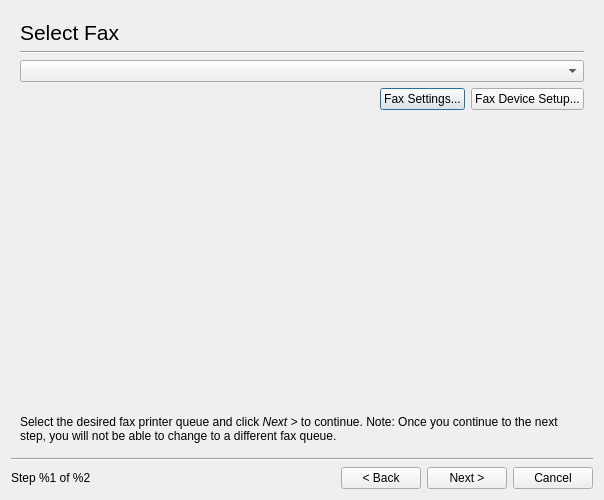
<ui version="4.0" >
 <class>Dialog</class>
 <widget class="QDialog" name="Dialog" >
  <property name="windowModality" >
   <enum>Qt::ApplicationModal</enum>
  </property>
  <property name="geometry" >
   <rect>
    <x>0</x>
    <y>0</y>
    <width>600</width>
    <height>500</height>
   </rect>
  </property>
  <property name="windowTitle" >
   <string>HP Device Manager - Send Fax</string>
  </property>
  <layout class="QGridLayout" >
   <item row="0" column="0" colspan="5" >
    <widget class="QStackedWidget" name="StackedWidget" >
     <property name="frameShape" >
      <enum>QFrame::NoFrame</enum>
     </property>
     <property name="currentIndex" >
      <number>0</number>
     </property>
     <widget class="QWidget" name="SelectFax" >
      <layout class="QGridLayout" >
       <item row="0" column="0" >
        <widget class="QLabel" name="label_8" >
         <property name="font" >
          <font>
           <pointsize>16</pointsize>
          </font>
         </property>
         <property name="text" >
          <string>Select Fax</string>
         </property>
        </widget>
       </item>
       <item row="1" column="0" >
        <widget class="Line" name="line_4" >
         <property name="orientation" >
          <enum>Qt::Horizontal</enum>
         </property>
        </widget>
       </item>
       <item row="2" column="0" >
        <layout class="QGridLayout" >
         <item row="0" column="0" colspan="3" >
          <widget class="PrinterNameComboBox" name="FaxComboBox" />
         </item>
         <item row="1" column="0" >
          <spacer>
           <property name="orientation" >
            <enum>Qt::Horizontal</enum>
           </property>
           <property name="sizeHint" >
            <size>
             <width>20</width>
             <height>20</height>
            </size>
           </property>
          </spacer>
         </item>
         <item row="1" column="1" >
          <widget class="QPushButton" name="FaxOptionsButton" >
           <property name="sizePolicy" >
            <sizepolicy vsizetype="Fixed" hsizetype="Minimum" >
             <horstretch>0</horstretch>
             <verstretch>0</verstretch>
            </sizepolicy>
           </property>
           <property name="text" >
            <string>Fax Settings...</string>
           </property>
          </widget>
         </item>
         <item row="1" column="2" >
          <widget class="QPushButton" name="FaxSetupButton" >
           <property name="sizePolicy" >
            <sizepolicy vsizetype="Fixed" hsizetype="Minimum" >
             <horstretch>0</horstretch>
             <verstretch>0</verstretch>
            </sizepolicy>
           </property>
           <property name="text" >
            <string>Fax Device Setup...</string>
           </property>
          </widget>
         </item>
        </layout>
       </item>
       <item row="3" column="0" >
        <spacer>
         <property name="orientation" >
          <enum>Qt::Vertical</enum>
         </property>
         <property name="sizeHint" >
          <size>
           <width>564</width>
           <height>221</height>
          </size>
         </property>
        </spacer>
       </item>
       <item row="4" column="0" >
        <widget class="QLabel" name="label_12" >
         <property name="text" >
          <string>&lt;html>&lt;head>&lt;meta name="qrichtext" content="1" />&lt;style type="text/css">
p, li { white-space: pre-wrap; }
&lt;/style>&lt;/head>&lt;body style=" font-family:'Sans Serif'; font-size:9pt; font-weight:400; font-style:normal;">
&lt;p style=" margin-top:0px; margin-bottom:0px; margin-left:0px; margin-right:0px; -qt-block-indent:0; text-indent:0px;">Select the desired fax printer queue and click &lt;span style=" font-style:italic;">Next &amp;gt;&lt;/span> to continue. Note: Once you continue to the next step, you will not be able to change to a different fax queue.&lt;/p>&lt;/body>&lt;/html></string>
         </property>
         <property name="wordWrap" >
          <bool>true</bool>
         </property>
        </widget>
       </item>
      </layout>
     </widget>
     <widget class="QWidget" name="CoverPage" >
      <layout class="QGridLayout" >
       <item row="0" column="0" >
        <widget class="QLabel" name="label_3" >
         <property name="font" >
          <font>
           <pointsize>16</pointsize>
          </font>
         </property>
         <property name="text" >
          <string>Select and Edit Fax Coverpage (Optional)</string>
         </property>
        </widget>
       </item>
       <item row="1" column="0" >
        <widget class="Line" name="line_2" >
         <property name="orientation" >
          <enum>Qt::Horizontal</enum>
         </property>
        </widget>
       </item>
       <item row="2" column="0" >
        <widget class="QGroupBox" name="CoverPageGroupBox" >
         <property name="title" >
          <string>Include Coverpage</string>
         </property>
         <property name="checkable" >
          <bool>true</bool>
         </property>
         <property name="checked" >
          <bool>false</bool>
         </property>
         <layout class="QGridLayout" >
          <item rowspan="2" row="0" column="0" >
           <layout class="QGridLayout" >
            <item row="0" column="0" colspan="4" >
             <widget class="QLabel" name="label_18" >
              <property name="text" >
               <string>Coverpage design preview:</string>
              </property>
             </widget>
            </item>
            <item row="1" column="0" colspan="4" >
             <widget class="QLabel" name="CoverPagePreview" >
              <property name="sizePolicy" >
               <sizepolicy vsizetype="Fixed" hsizetype="Fixed" >
                <horstretch>0</horstretch>
                <verstretch>0</verstretch>
               </sizepolicy>
              </property>
              <property name="minimumSize" >
               <size>
                <width>164</width>
                <height>228</height>
               </size>
              </property>
              <property name="maximumSize" >
               <size>
                <width>164</width>
                <height>228</height>
               </size>
              </property>
              <property name="frameShape" >
               <enum>QFrame::Box</enum>
              </property>
              <property name="text" >
               <string/>
              </property>
             </widget>
            </item>
            <item row="2" column="0" >
             <spacer>
              <property name="orientation" >
               <enum>Qt::Horizontal</enum>
              </property>
              <property name="sizeType" >
               <enum>QSizePolicy::Preferred</enum>
              </property>
              <property name="sizeHint" >
               <size>
                <width>16</width>
                <height>20</height>
               </size>
              </property>
             </spacer>
            </item>
            <item row="2" column="1" >
             <widget class="QPushButton" name="PrevCoverPageButton" >
              <property name="text" >
               <string/>
              </property>
             </widget>
            </item>
            <item row="2" column="2" >
             <widget class="QPushButton" name="NextCoverPageButton" >
              <property name="text" >
               <string/>
              </property>
             </widget>
            </item>
            <item row="2" column="3" >
             <spacer>
              <property name="orientation" >
               <enum>Qt::Horizontal</enum>
              </property>
              <property name="sizeType" >
               <enum>QSizePolicy::Preferred</enum>
              </property>
              <property name="sizeHint" >
               <size>
                <width>31</width>
                <height>20</height>
               </size>
              </property>
             </spacer>
            </item>
            <item row="3" column="1" >
             <spacer>
              <property name="orientation" >
               <enum>Qt::Vertical</enum>
              </property>
              <property name="sizeHint" >
               <size>
                <width>20</width>
                <height>21</height>
               </size>
              </property>
             </spacer>
            </item>
           </layout>
          </item>
          <item row="0" column="1" >
           <layout class="QVBoxLayout" >
            <item>
             <widget class="QLabel" name="label_16" >
              <property name="text" >
               <string>Regarding:</string>
              </property>
             </widget>
            </item>
            <item>
             <widget class="QLineEdit" name="RegardingEdit" />
            </item>
           </layout>
          </item>
          <item row="1" column="1" >
           <layout class="QGridLayout" >
            <item row="0" column="0" >
             <widget class="QLabel" name="label_17" >
              <property name="text" >
               <string>Optional Message: (max. 2000 characters or 32 preformatted lines)</string>
              </property>
             </widget>
            </item>
            <item row="1" column="0" >
             <widget class="QTextEdit" name="MessageEdit" />
            </item>
            <item row="2" column="0" >
             <widget class="QCheckBox" name="PreserveFormattingCheckBox" >
              <property name="text" >
               <string>Preformatted (preserve formatting)</string>
              </property>
             </widget>
            </item>
           </layout>
          </item>
         </layout>
        </widget>
       </item>
       <item row="3" column="0" >
        <widget class="QLabel" name="label_13" >
         <property name="text" >
          <string>&lt;html>&lt;head>&lt;meta name="qrichtext" content="1" />&lt;style type="text/css">
p, li { white-space: pre-wrap; }
&lt;/style>&lt;/head>&lt;body style=" font-family:'Sans Serif'; font-size:9pt; font-weight:400; font-style:normal;">
&lt;p style=" margin-top:0px; margin-bottom:0px; margin-left:0px; margin-right:0px; -qt-block-indent:0; text-indent:0px;">To send a fax without a coverpage, click &lt;span style=" font-style:italic;">Next &amp;gt;&lt;/span>.&lt;/p>&lt;/body>&lt;/html></string>
         </property>
        </widget>
       </item>
      </layout>
     </widget>
     <widget class="QWidget" name="SelectFiles" >
      <layout class="QGridLayout" >
       <item row="0" column="0" >
        <widget class="QLabel" name="label_2" >
         <property name="font" >
          <font>
           <pointsize>16</pointsize>
          </font>
         </property>
         <property name="text" >
          <string>Select Files to Send</string>
         </property>
         <property name="wordWrap" >
          <bool>true</bool>
         </property>
        </widget>
       </item>
       <item row="1" column="0" >
        <widget class="Line" name="line" >
         <property name="orientation" >
          <enum>Qt::Horizontal</enum>
         </property>
        </widget>
       </item>
       <item row="2" column="0" >
        <widget class="FileTable" native="1" name="FilesTable" >
         <property name="sizePolicy" >
          <sizepolicy vsizetype="Expanding" hsizetype="Expanding" >
           <horstretch>0</horstretch>
           <verstretch>0</verstretch>
          </sizepolicy>
         </property>
        </widget>
       </item>
       <item row="3" column="0" >
        <widget class="QLabel" name="label_19" >
         <property name="text" >
          <string>Note: You may also add files to the fax by printing from any application to the '%1' fax printer.</string>
         </property>
         <property name="wordWrap" >
          <bool>true</bool>
         </property>
        </widget>
       </item>
      </layout>
     </widget>
     <widget class="QWidget" name="SelectRecipients" >
      <layout class="QGridLayout" >
       <item row="0" column="0" >
        <widget class="QLabel" name="label_4" >
         <property name="font" >
          <font>
           <pointsize>16</pointsize>
          </font>
         </property>
         <property name="text" >
          <string>Select Fax Recipients</string>
         </property>
        </widget>
       </item>
       <item row="1" column="0" >
        <widget class="Line" name="line_3" >
         <property name="orientation" >
          <enum>Qt::Horizontal</enum>
         </property>
        </widget>
       </item>
       <item row="2" column="0" >
        <widget class="QGroupBox" name="groupBox_4" >
         <property name="title" >
          <string>Recipients</string>
         </property>
         <layout class="QGridLayout" >
          <item row="0" column="0" colspan="5" >
           <widget class="QTableWidget" name="RecipientsTable" />
          </item>
          <item row="1" column="0" >
           <widget class="QPushButton" name="RemoveRecipientButton" >
            <property name="text" >
             <string>Remove</string>
            </property>
           </widget>
          </item>
          <item row="1" column="1" >
           <widget class="QPushButton" name="MoveRecipientUpButton" >
            <property name="text" >
             <string>Move Up</string>
            </property>
           </widget>
          </item>
          <item row="1" column="2" >
           <widget class="QPushButton" name="MoveRecipientDownButton" >
            <property name="text" >
             <string>Move Down</string>
            </property>
           </widget>
          </item>
          <item row="1" column="3" >
           <spacer>
            <property name="orientation" >
             <enum>Qt::Horizontal</enum>
            </property>
            <property name="sizeHint" >
             <size>
              <width>40</width>
              <height>20</height>
             </size>
            </property>
           </spacer>
          </item>
          <item row="1" column="4" >
           <widget class="QPushButton" name="FABButton" >
            <property name="text" >
             <string>Fax Address Book...</string>
            </property>
           </widget>
          </item>
         </layout>
        </widget>
       </item>
       <item row="3" column="0" >
        <widget class="QGroupBox" name="groupBox" >
         <property name="title" >
          <string>Add Recipients or Groups from the Fax Address Book</string>
         </property>
         <layout class="QGridLayout" >
          <item row="0" column="0" >
           <layout class="QHBoxLayout" >
            <item>
             <widget class="QLabel" name="label" >
              <property name="text" >
               <string>Add an individual:</string>
              </property>
             </widget>
            </item>
            <item>
             <spacer>
              <property name="orientation" >
               <enum>Qt::Horizontal</enum>
              </property>
              <property name="sizeType" >
               <enum>QSizePolicy::Preferred</enum>
              </property>
              <property name="sizeHint" >
               <size>
                <width>40</width>
                <height>20</height>
               </size>
              </property>
             </spacer>
            </item>
            <item>
             <widget class="QComboBox" name="AddIndividualComboBox" >
              <property name="sizePolicy" >
               <sizepolicy vsizetype="Fixed" hsizetype="Expanding" >
                <horstretch>0</horstretch>
                <verstretch>0</verstretch>
               </sizepolicy>
              </property>
             </widget>
            </item>
            <item>
             <widget class="QPushButton" name="AddIndividualButton" >
              <property name="text" >
               <string>Add</string>
              </property>
             </widget>
            </item>
           </layout>
          </item>
          <item row="1" column="0" >
           <layout class="QHBoxLayout" >
            <item>
             <widget class="QLabel" name="label_5" >
              <property name="text" >
               <string>Add a group:</string>
              </property>
             </widget>
            </item>
            <item>
             <spacer>
              <property name="orientation" >
               <enum>Qt::Horizontal</enum>
              </property>
              <property name="sizeType" >
               <enum>QSizePolicy::Preferred</enum>
              </property>
              <property name="sizeHint" >
               <size>
                <width>40</width>
                <height>20</height>
               </size>
              </property>
             </spacer>
            </item>
            <item>
             <widget class="QComboBox" name="AddGroupComboBox" >
              <property name="sizePolicy" >
               <sizepolicy vsizetype="Fixed" hsizetype="Expanding" >
                <horstretch>0</horstretch>
                <verstretch>0</verstretch>
               </sizepolicy>
              </property>
             </widget>
            </item>
            <item>
             <widget class="QPushButton" name="AddGroupButton" >
              <property name="text" >
               <string>Add</string>
              </property>
             </widget>
            </item>
           </layout>
          </item>
         </layout>
        </widget>
       </item>
       <item row="4" column="0" >
        <widget class="QGroupBox" name="groupBox_3" >
         <property name="title" >
          <string>Quick Add an Individual Recipient (recipient will automatically be added to fax address book)</string>
         </property>
         <layout class="QGridLayout" >
          <item row="0" column="0" >
           <layout class="QHBoxLayout" >
            <item>
             <widget class="QLabel" name="label_6" >
              <property name="text" >
               <string>Name:</string>
              </property>
             </widget>
            </item>
            <item>
             <widget class="QLineEdit" name="QuickAddNameEdit" />
            </item>
            <item>
             <widget class="QLabel" name="label_7" >
              <property name="text" >
               <string>Fax Number:</string>
              </property>
             </widget>
            </item>
            <item>
             <widget class="QLineEdit" name="QuickAddFaxEdit" />
            </item>
            <item>
             <widget class="QPushButton" name="QuickAddButton" >
              <property name="text" >
               <string>Add</string>
              </property>
             </widget>
            </item>
           </layout>
          </item>
         </layout>
        </widget>
       </item>
      </layout>
     </widget>
     <widget class="QWidget" name="SendFax" >
      <layout class="QGridLayout" >
       <item row="0" column="0" >
        <widget class="QLabel" name="label_9" >
         <property name="font" >
          <font>
           <pointsize>16</pointsize>
          </font>
         </property>
         <property name="text" >
          <string>Send Fax</string>
         </property>
        </widget>
       </item>
       <item row="1" column="0" >
        <widget class="Line" name="line_5" >
         <property name="orientation" >
          <enum>Qt::Horizontal</enum>
         </property>
        </widget>
       </item>
       <item row="2" column="0" >
        <widget class="QLabel" name="label_10" >
         <property name="text" >
          <string>Status:</string>
         </property>
        </widget>
       </item>
       <item row="3" column="0" >
        <widget class="QListWidget" name="StatusList" />
       </item>
       <item row="4" column="0" >
        <widget class="QLabel" name="label_15" >
         <property name="text" >
          <string>&lt;html>&lt;head>&lt;meta name="qrichtext" content="1" />&lt;style type="text/css">
p, li { white-space: pre-wrap; }
&lt;/style>&lt;/head>&lt;body style=" font-family:'Sans Serif'; font-size:9pt; font-weight:400; font-style:normal;">
&lt;p style=" margin-top:0px; margin-bottom:0px; margin-left:0px; margin-right:0px; -qt-block-indent:0; text-indent:0px;">Click &lt;span style=" font-style:italic;">Send Fax&lt;/span> to start the fax transmission.&lt;/p>&lt;/body>&lt;/html></string>
         </property>
        </widget>
       </item>
      </layout>
     </widget>
    </widget>
   </item>
   <item row="1" column="0" colspan="5" >
    <widget class="Line" name="line_6" >
     <property name="orientation" >
      <enum>Qt::Horizontal</enum>
     </property>
    </widget>
   </item>
   <item row="2" column="0" >
    <widget class="QLabel" name="StepText" >
     <property name="text" >
      <string>Step %1 of %2</string>
     </property>
    </widget>
   </item>
   <item row="2" column="1" >
    <spacer>
     <property name="orientation" >
      <enum>Qt::Horizontal</enum>
     </property>
     <property name="sizeHint" >
      <size>
       <width>231</width>
       <height>20</height>
      </size>
     </property>
    </spacer>
   </item>
   <item row="2" column="2" >
    <widget class="QPushButton" name="BackButton" >
     <property name="text" >
      <string>&lt; Back</string>
     </property>
    </widget>
   </item>
   <item row="2" column="3" >
    <widget class="QPushButton" name="NextButton" >
     <property name="text" >
      <string>Next ></string>
     </property>
    </widget>
   </item>
   <item row="2" column="4" >
    <widget class="QPushButton" name="CancelButton" >
     <property name="text" >
      <string>Cancel</string>
     </property>
    </widget>
   </item>
  </layout>
 </widget>
 <customwidgets>
  <customwidget>
   <class>FileTable</class>
   <extends>QWidget</extends>
   <header>filetable.h</header>
   <container>1</container>
  </customwidget>
  <customwidget>
   <class>PrinterNameComboBox</class>
   <extends>QComboBox</extends>
   <header>printernamecombobox.h</header>
  </customwidget>
 </customwidgets>
 <resources/>
 <connections/>
</ui>
